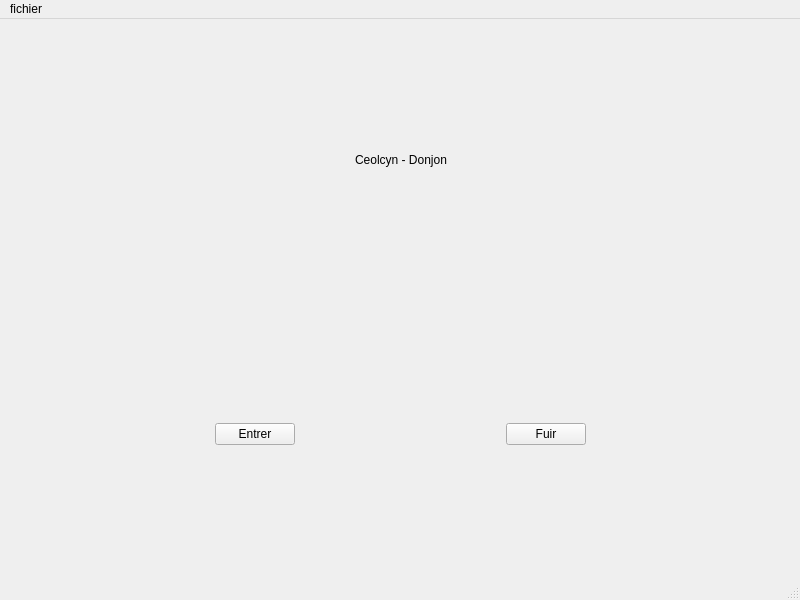
<?xml version="1.0" encoding="UTF-8"?>
<ui version="4.0">
 <class>MainWindow</class>
 <widget class="QMainWindow" name="MainWindow">
  <property name="geometry">
   <rect>
    <x>0</x>
    <y>0</y>
    <width>800</width>
    <height>600</height>
   </rect>
  </property>
  <property name="windowTitle">
   <string>MainWindow</string>
  </property>
  <widget class="QWidget" name="centralwidget">
   <widget class="QWidget" name="horizontalLayoutWidget">
    <property name="geometry">
     <rect>
      <x>10</x>
      <y>10</y>
      <width>781</width>
      <height>261</height>
     </rect>
    </property>
    <layout class="QHBoxLayout" name="horizontalLayout">
     <item>
      <spacer name="horizontalSpacer_5">
       <property name="orientation">
        <enum>Qt::Horizontal</enum>
       </property>
       <property name="sizeHint" stdset="0">
        <size>
         <width>40</width>
         <height>20</height>
        </size>
       </property>
      </spacer>
     </item>
     <item>
      <widget class="QLabel" name="label">
       <property name="text">
        <string>Ceolcyn - Donjon</string>
       </property>
      </widget>
     </item>
     <item>
      <spacer name="horizontalSpacer_4">
       <property name="orientation">
        <enum>Qt::Horizontal</enum>
       </property>
       <property name="sizeHint" stdset="0">
        <size>
         <width>40</width>
         <height>20</height>
        </size>
       </property>
      </spacer>
     </item>
    </layout>
   </widget>
   <widget class="QWidget" name="horizontalLayoutWidget_2">
    <property name="geometry">
     <rect>
      <x>10</x>
      <y>280</y>
      <width>781</width>
      <height>271</height>
     </rect>
    </property>
    <layout class="QHBoxLayout" name="horizontalLayout_2">
     <item>
      <spacer name="horizontalSpacer">
       <property name="orientation">
        <enum>Qt::Horizontal</enum>
       </property>
       <property name="sizeHint" stdset="0">
        <size>
         <width>40</width>
         <height>20</height>
        </size>
       </property>
      </spacer>
     </item>
     <item>
      <widget class="QPushButton" name="pushButton_2">
       <property name="text">
        <string>Entrer</string>
       </property>
      </widget>
     </item>
     <item>
      <spacer name="horizontalSpacer_3">
       <property name="orientation">
        <enum>Qt::Horizontal</enum>
       </property>
       <property name="sizeHint" stdset="0">
        <size>
         <width>40</width>
         <height>20</height>
        </size>
       </property>
      </spacer>
     </item>
     <item>
      <widget class="QPushButton" name="pushButton">
       <property name="text">
        <string>Fuir</string>
       </property>
      </widget>
     </item>
     <item>
      <spacer name="horizontalSpacer_2">
       <property name="orientation">
        <enum>Qt::Horizontal</enum>
       </property>
       <property name="sizeHint" stdset="0">
        <size>
         <width>40</width>
         <height>20</height>
        </size>
       </property>
      </spacer>
     </item>
    </layout>
   </widget>
  </widget>
  <widget class="QMenuBar" name="menubar">
   <property name="geometry">
    <rect>
     <x>0</x>
     <y>0</y>
     <width>800</width>
     <height>21</height>
    </rect>
   </property>
   <widget class="QMenu" name="menufichier">
    <property name="title">
     <string>fichier</string>
    </property>
    <addaction name="separator"/>
   </widget>
   <addaction name="menufichier"/>
  </widget>
  <widget class="QStatusBar" name="statusbar"/>
 </widget>
 <resources/>
 <connections/>
</ui>
